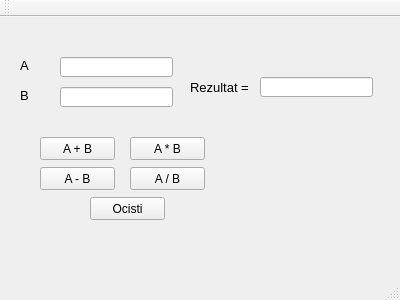
<?xml version="1.0" encoding="UTF-8"?>
<ui version="4.0">
 <class>MainWindow</class>
 <widget class="QMainWindow" name="MainWindow">
  <property name="geometry">
   <rect>
    <x>0</x>
    <y>0</y>
    <width>400</width>
    <height>300</height>
   </rect>
  </property>
  <property name="windowTitle">
   <string>MainWindow</string>
  </property>
  <widget class="QWidget" name="centralWidget">
   <widget class="QLabel" name="label">
    <property name="geometry">
     <rect>
      <x>20</x>
      <y>40</y>
      <width>21</width>
      <height>16</height>
     </rect>
    </property>
    <property name="font">
     <font>
      <pointsize>10</pointsize>
     </font>
    </property>
    <property name="text">
     <string>A</string>
    </property>
   </widget>
   <widget class="QLabel" name="label_2">
    <property name="geometry">
     <rect>
      <x>20</x>
      <y>70</y>
      <width>21</width>
      <height>16</height>
     </rect>
    </property>
    <property name="font">
     <font>
      <pointsize>10</pointsize>
     </font>
    </property>
    <property name="text">
     <string>B</string>
    </property>
   </widget>
   <widget class="QLineEdit" name="lineEdit">
    <property name="geometry">
     <rect>
      <x>60</x>
      <y>40</y>
      <width>113</width>
      <height>20</height>
     </rect>
    </property>
   </widget>
   <widget class="QLineEdit" name="lineEdit_2">
    <property name="geometry">
     <rect>
      <x>60</x>
      <y>70</y>
      <width>113</width>
      <height>20</height>
     </rect>
    </property>
   </widget>
   <widget class="QLabel" name="label_3">
    <property name="geometry">
     <rect>
      <x>190</x>
      <y>60</y>
      <width>61</width>
      <height>21</height>
     </rect>
    </property>
    <property name="font">
     <font>
      <pointsize>10</pointsize>
     </font>
    </property>
    <property name="text">
     <string>Rezultat =</string>
    </property>
   </widget>
   <widget class="QLineEdit" name="lineEdit_3">
    <property name="geometry">
     <rect>
      <x>260</x>
      <y>60</y>
      <width>113</width>
      <height>20</height>
     </rect>
    </property>
   </widget>
   <widget class="QPushButton" name="pushButton">
    <property name="geometry">
     <rect>
      <x>40</x>
      <y>120</y>
      <width>75</width>
      <height>23</height>
     </rect>
    </property>
    <property name="text">
     <string>A + B</string>
    </property>
   </widget>
   <widget class="QPushButton" name="pushButton_2">
    <property name="geometry">
     <rect>
      <x>130</x>
      <y>120</y>
      <width>75</width>
      <height>23</height>
     </rect>
    </property>
    <property name="text">
     <string>A * B</string>
    </property>
   </widget>
   <widget class="QPushButton" name="pushButton_3">
    <property name="geometry">
     <rect>
      <x>40</x>
      <y>150</y>
      <width>75</width>
      <height>23</height>
     </rect>
    </property>
    <property name="text">
     <string>A - B</string>
    </property>
   </widget>
   <widget class="QPushButton" name="pushButton_4">
    <property name="geometry">
     <rect>
      <x>130</x>
      <y>150</y>
      <width>75</width>
      <height>23</height>
     </rect>
    </property>
    <property name="text">
     <string>A / B</string>
    </property>
   </widget>
   <widget class="QPushButton" name="pushButton_5">
    <property name="geometry">
     <rect>
      <x>90</x>
      <y>180</y>
      <width>75</width>
      <height>23</height>
     </rect>
    </property>
    <property name="text">
     <string>Ocisti</string>
    </property>
   </widget>
  </widget>
  <widget class="QMenuBar" name="menuBar">
   <property name="geometry">
    <rect>
     <x>0</x>
     <y>0</y>
     <width>400</width>
     <height>21</height>
    </rect>
   </property>
  </widget>
  <widget class="QToolBar" name="mainToolBar">
   <attribute name="toolBarArea">
    <enum>TopToolBarArea</enum>
   </attribute>
   <attribute name="toolBarBreak">
    <bool>false</bool>
   </attribute>
  </widget>
  <widget class="QStatusBar" name="statusBar"/>
 </widget>
 <layoutdefault spacing="6" margin="11"/>
 <resources/>
 <connections/>
</ui>
